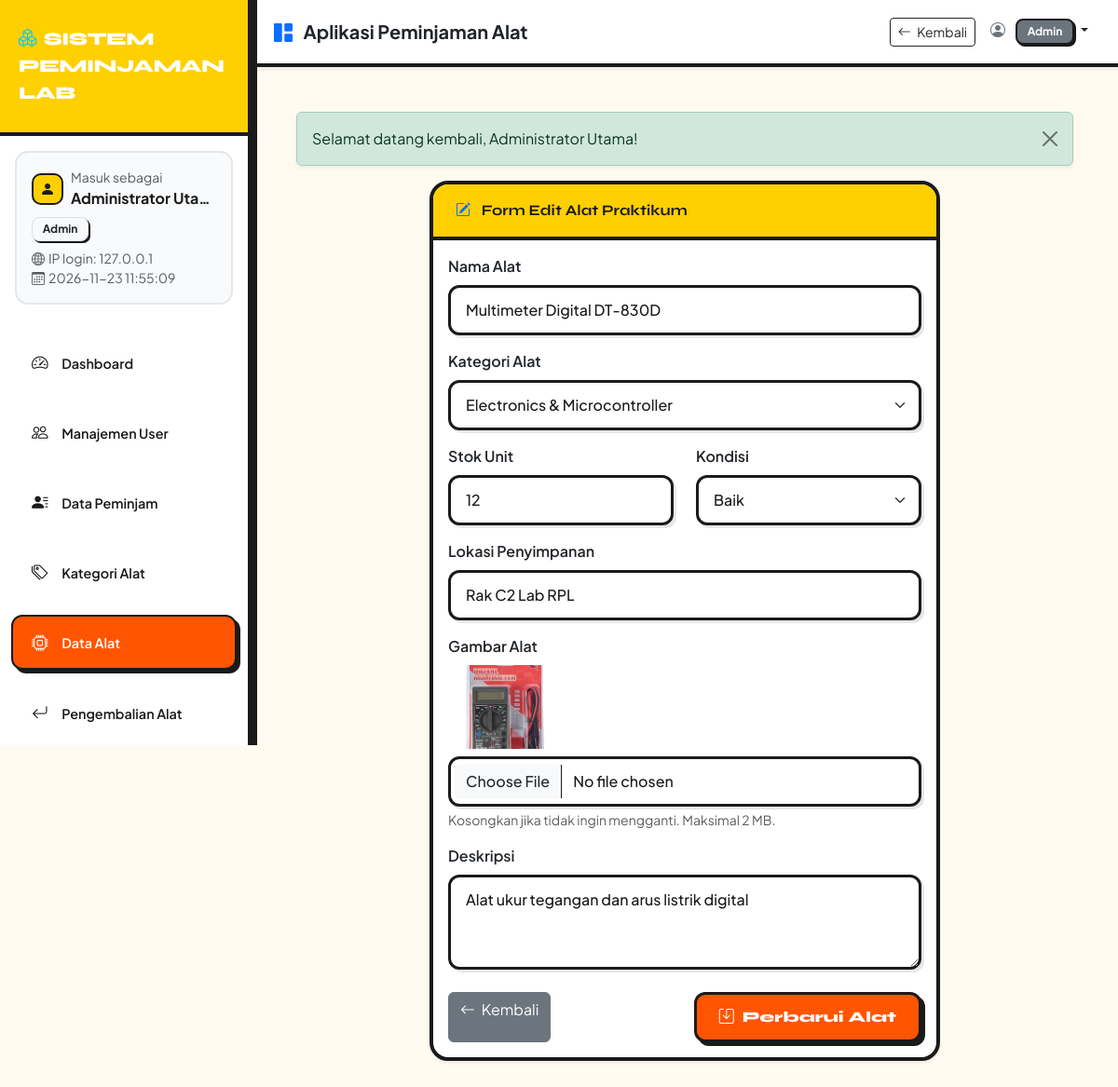
/public/index.php?route=admin/alat/edit&id=4 (signed in), run on an earlier commit of the app's database.
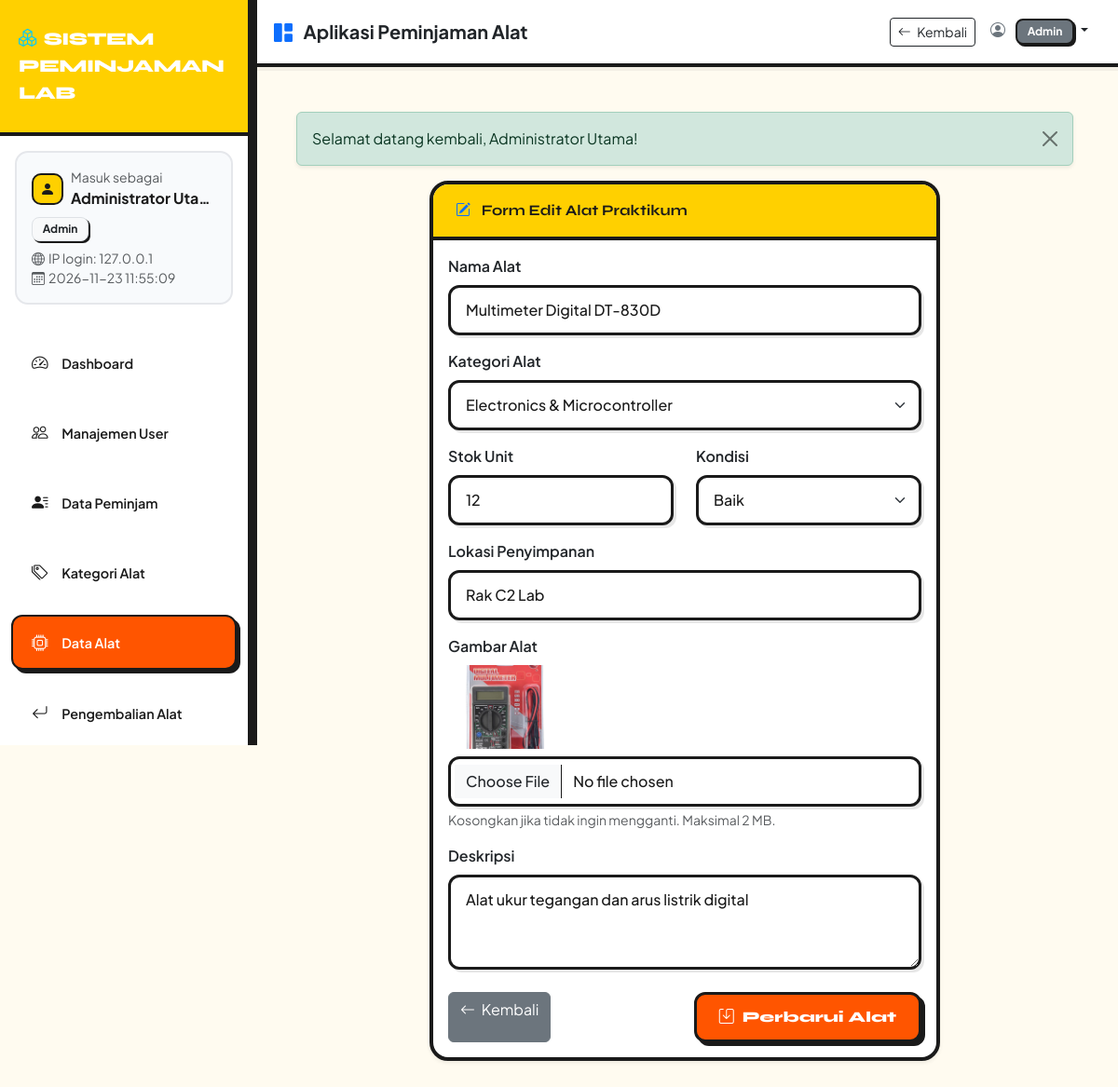
And on a later commit of the database.
### tables this page shows
CREATE TABLE alat (
    id_alat INT AUTO_INCREMENT PRIMARY KEY,
    id_kategori INT NOT NULL,
    nama_alat VARCHAR(150) NOT NULL,
    deskripsi TEXT,
    stok INT NOT NULL CHECK (stok >= 0),
    kondisi VARCHAR(50) NOT NULL DEFAULT 'Baik',
    lokasi VARCHAR(100) NOT NULL,
    gambar VARCHAR(255) NULL,
    created_at TIMESTAMP DEFAULT CURRENT_TIMESTAMP,
    FOREIGN KEY (id_kategori) REFERENCES kategori(id_kategori) ON DELETE RESTRICT ON UPDATE CASCADE,
    INDEX idx_kategori (id_kategori),
    INDEX idx_nama_alat (nama_alat)
);

CREATE TABLE kategori (
    id_kategori INT AUTO_INCREMENT PRIMARY KEY,
    nama_kategori VARCHAR(100) NOT NULL,
    deskripsi TEXT,
    created_at TIMESTAMP DEFAULT CURRENT_TIMESTAMP
);

### controllers/AlatController.php (called while the page is built, shortened)
<?php
require_once __DIR__ . '/../models/Alat.php';
require_once __DIR__ . '/../models/Kategori.php';
class AlatController {
    public function edit() {
        $id = $_GET['id'] ?? null;
        $config = include __DIR__ . '/../config/app.php';
        $alatModel = new Alat();
        $kategoriModel = new Kategori();
        $alat = $alatModel->findById($id);
        $kategoris = $kategoriModel->getAll();
        require_once __DIR__ . '/../views/admin/alat/edit.php';
    }
}

### public/index.php (called while the page is built, shortened)
<?php
require_once __DIR__ . '/../config/app.php';
require_once __DIR__ . '/../routes/web.php';

### config/app.php (called while the page is built)
<?php
return [
    'app_name' => 'Sistem Peminjaman Lab',
    'app_version' => '1.0.0',
    'base_url' => 'http://localhost/aplikasi-peminjaman/public',
    'denda_per_hari' => 5000.00
];

### config/database.php (called while the page is built)
<?php
class Database {
    private static $instance = null;
    private $pdo;
    private $host = 'localhost';
    private $db_name = 'db_peminjaman';
    private $username = 'root';
    private $password = '';
    private function __construct() {
        try {
            $dsn = "mysql:host=" . $this->host . ";dbname=" . $this->db_name . ";charset=utf8mb4";
            $options = [
                PDO::ATTR_ERRMODE => PDO::ERRMODE_EXCEPTION,
                PDO::ATTR_DEFAULT_FETCH_MODE => PDO::FETCH_ASSOC,
                PDO::ATTR_EMULATE_PREPARES => false,
            ];
            $this->pdo = new PDO($dsn, $this->username, $this->password, $options);
        } catch(PDOException $e) {
            die("Koneksi Database Gagal: " . $e->getMessage());
        }
    }
    public static function getInstance() {
        if (self::$instance === null) {
            self::$instance = new self();
        }
        return self::$instance;
    }
    public function getConnection() {
        return $this->pdo;
    }
}

### models/Alat.php (called while the page is built, shortened)
<?php
require_once __DIR__ . '/../config/database.php';
class Alat {
    private $db;
    public function __construct() {
        $this->db = Database::getInstance()->getConnection();
    }
    public function findById($id) {
        $stmt = $this->db->prepare("SELECT a.*, k.nama_kategori FROM alat a JOIN kategori k ON a.id_kategori = k.id_kategori WHERE a.id_alat = ?");
        $stmt->execute([$id]);
        return $stmt->fetch();
    }
}

### models/Kategori.php (called while the page is built, shortened)
<?php
require_once __DIR__ . '/../config/database.php';
class Kategori {
    private $db;
    public function __construct() {
        $this->db = Database::getInstance()->getConnection();
    }
    public function getAll($search = null) {
        $sql = "SELECT k.*, (SELECT COUNT(*) FROM alat a WHERE a.id_kategori = k.id_kategori) as jumlah_alat FROM kategori k WHERE 1=1";
        $params = [];
        $sql .= " ORDER BY k.id_kategori DESC";
        $stmt = $this->db->prepare($sql);
        $stmt->execute($params);
        return $stmt->fetchAll();
    }
}

### views/admin/alat/edit.php (the view, shortened to what the changed rows need)
<?php
require_once __DIR__ . '/../../layouts/header.php';
require_once __DIR__ . '/../../layouts/sidebar.php';
require_once __DIR__ . '/../../layouts/navbar.php';
?>
<div class="row justify-content-center">
    <div class="col-md-8">
        <div class="card shadow-sm">
            <div class="card-header bg-white fw-bold py-3">
                <i class="bi bi-pencil-square me-2 text-primary"></i> Form Edit Alat Praktikum
            </div>
            <div class="card-body">
                <form action="<?php echo $config['base_url']; ?>/index.php?route=admin/alat/update" method="POST" enctype="multipart/form-data">
                    <div class="mb-3">
                        <label class="form-label fw-semibold">Nama Alat</label>
                        <input type="text" name="nama_alat" class="form-control" value="<?php echo htmlspecialchars($alat['nama_alat']); ?>" required>
                    </div>
                    <div class="mb-3">
                        <label class="form-label fw-semibold">Kategori Alat</label>
                        <select name="id_kategori" class="form-select" required>
                            <?php foreach ($kategoris as $kat): ?>
                                <option value="<?php echo $kat['id_kategori']; ?>" <?php echo ($alat['id_kategori'] == $kat['id_kategori']) ? 'selected' : ''; ?>>
                                    <?php echo htmlspecialchars($kat['nama_kategori']); ?>
                                </option>
                            <?php endforeach; ?>
                        </select>
                    </div>
                    <div class="row">
                        <div class="col-md-6 mb-3">
                            <label class="form-label fw-semibold">Stok Unit</label>
                            <input type="number" name="stok" class="form-control" min="0" value="<?php echo $alat['stok']; ?>" required>
                        </div>
                        <div class="col-md-6 mb-3">
                            <label class="form-label fw-semibold">Kondisi</label>
                            <select name="kondisi" class="form-select" required>
                                <option value="Baik" <?php echo ($alat['kondisi'] === 'Baik') ? 'selected' : ''; ?>>Baik</option>
                            </select>
                        </div>
                    </div>
                    <div class="mb-3">
                        <label class="form-label fw-semibold">Lokasi Penyimpanan</label>
                        <input type="text" name="lokasi" class="form-control" value="<?php echo htmlspecialchars($alat['lokasi']); ?>" required>
                    </div>
                    <div class="mb-3">
                        <label class="form-label fw-semibold">Gambar Alat</label>
                        <?php if (!empty($alat['gambar'])): ?><img src="<?php echo $config['base_url'] . '/assets/img/alat/' . rawurlencode($alat['gambar']); ?>" alt="<?php echo htmlspecialchars($alat['nama_alat']); ?>" class="d-block rounded mb-2" style="width:120px;height:90px;object-fit:cover"><?php endif; ?>
                        <input type="file" name="gambar" class="form-control" accept="image/jpeg,image/png,image/webp">
                        <div class="form-text">Kosongkan jika tidak ingin mengganti. Maksimal 2 MB.</div>
                    </div>
                    <div class="mb-4">
                        <label class="form-label fw-semibold">Deskripsi</label>
                        <textarea name="deskripsi" class="form-control" rows="3"><?php echo htmlspecialchars($alat['deskripsi']); ?></textarea>
                    </div>
                    <div class="d-flex justify-content-between">
                        <a href="<?php echo $config['base_url']; ?>/index.php?route=admin/alat" class="btn btn-secondary">
                            <i class="bi bi-arrow-left me-1"></i> Kembali
                        </a>
                        <button type="submit" class="btn btn-primary">
                            <i class="bi bi-save me-1"></i> Perbarui Alat
                        </button>
                    </div>
                </form>
            </div>
        </div>
    </div>
</div>
<?php require_once __DIR__ . '/../../layouts/footer.php'; ?>

What changed in the data, as far as the page shows it:
changed alat "Multimeter Digital DT-830D": lokasi "Rak C2 Lab RPL" → "Rak C2 Lab"
